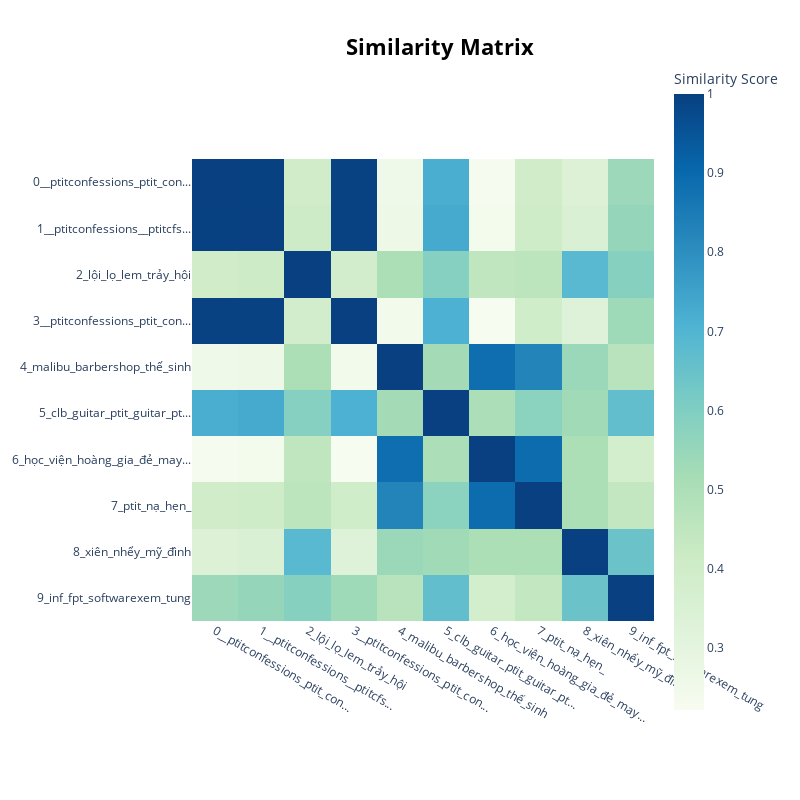

The cell this chart's notebook holds for it:
### Code cell
topic_model.visualize_heatmap()

### Figure 1 — Plotly figure (JSON) as saved in the notebook; plotly's stock layout.template omitted (floating-point values rounded to 4 significant figures)
{"data": [{"coloraxis": "coloraxis", "hovertemplate": "x: %{x}<br>y: %{y}<br>Similarity Score: %{z}<extra></extra>", "name": "0", "type": "heatmap", "x": ["0__ptitconfessions_ptit_con...", "1__ptitconfessions__ptitcfs...", "2_lội_lọ_lem_trảy_hội", "3__ptitconfessions_ptit_con...", "4_malibu_barbershop_thế_sinh", "5_clb_guitar_ptit_guitar_pt...", "6_học_viện_hoàng_gia_đẻ_may...", "7_ptit_nạ_hẹn_", "8_xiên_nhểy_mỹ_đình", "9_inf_fpt_softwarexem_tung"], "xaxis": "x", "y": ["0__ptitconfessions_ptit_con...", "1__ptitconfessions__ptitcfs...", "2_lội_lọ_lem_trảy_hội", "3__ptitconfessions_ptit_con...", "4_malibu_barbershop_thế_sinh", "5_clb_guitar_ptit_guitar_pt...", "6_học_viện_hoàng_gia_đẻ_may...", "7_ptit_nạ_hẹn_", "8_xiên_nhểy_mỹ_đình", "9_inf_fpt_softwarexem_tung"], "yaxis": "y", "z": [[1.0, 0.9971, 0.3991, 0.9954, 0.2538, 0.7206, 0.2291, 0.3987, 0.3396, 0.5394], [0.9971, 1.0, 0.4132, 0.9944, 0.2626, 0.7301, 0.2365, 0.4023, 0.3511, 0.555], [0.3991, 0.4132, 1.0, 0.3892, 0.5001, 0.5889, 0.4501, 0.4601, 0.6854, 0.5877], [0.9954, 0.9944, 0.3892, 1.0, 0.2435, 0.7132, 0.2215, 0.396, 0.3337, 0.5352], [0.2538, 0.2626, 0.5001, 0.2435, 1.0, 0.5222, 0.8868, 0.8274, 0.5422, 0.47], [0.7206, 0.7301, 0.5889, 0.7132, 0.5222, 1.0, 0.5015, 0.5769, 0.5291, 0.6655], [0.2291, 0.2365, 0.4501, 0.2215, 0.8868, 0.5015, 1.0, 0.8918, 0.4991, 0.3809], [0.3987, 0.4023, 0.4601, 0.396, 0.8274, 0.5769, 0.8918, 1.0, 0.5003, 0.4392], [0.3396, 0.3511, 0.6854, 0.3337, 0.5422, 0.5291, 0.4991, 0.5003, 1.0, 0.6446], [0.5394, 0.555, 0.5877, 0.5352, 0.47, 0.6655, 0.3809, 0.4392, 0.6446, 1.0]]}], "layout": {"coloraxis": {"colorbar": {"title": {"text": "Similarity Score"}}, "colorscale": [[0, "rgb(247,252,240)"], [0.125, "rgb(224,243,219)"], [0.25, "rgb(204,235,197)"], [0.375, "rgb(168,221,181)"], [0.5, "rgb(123,204,196)"], [0.625, "rgb(78,179,211)"], [0.75, "rgb(43,140,190)"], [0.875, "rgb(8,104,172)"], [1, "rgb(8,64,129)"]]}, "height": 800, "hoverlabel": {"bgcolor": "white", "font": {"family": "Rockwell", "size": 16}}, "legend": {"title": {"text": "Trend"}}, "margin": {"t": 60}, "showlegend": true, "title": {"font": {"color": "Black", "size": 22}, "text": "<b>Similarity Matrix</b>", "x": 0.55, "xanchor": "center", "y": 0.95, "yanchor": "top"}, "width": 800, "xaxis": {"anchor": "y", "constrain": "domain", "domain": [0, 1], "scaleanchor": "y"}, "yaxis": {"anchor": "x", "autorange": "reversed", "constrain": "domain", "domain": [0, 1]}}}
